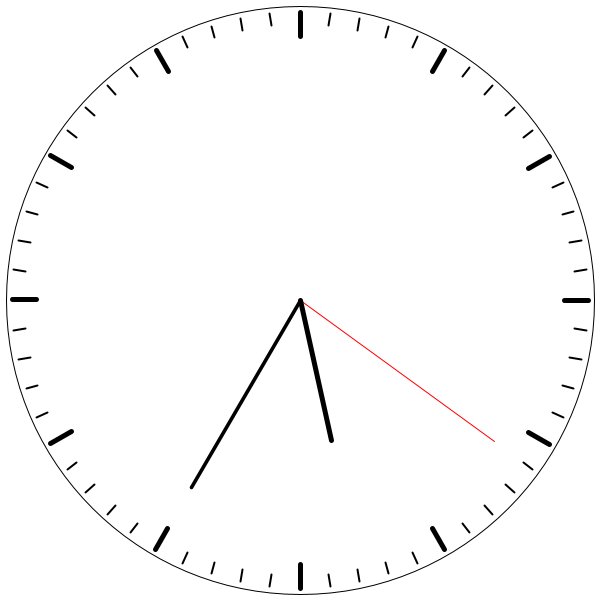
Frame 1 (no input)
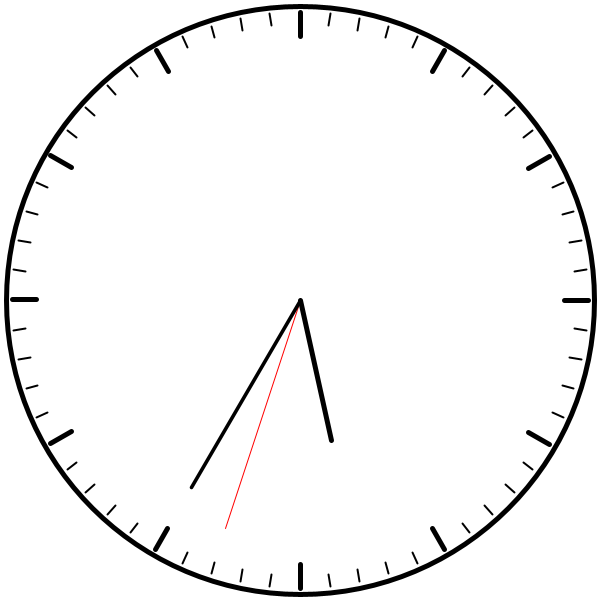
Frame 60 (the mouse pressed at the canvas centre just before this capture)
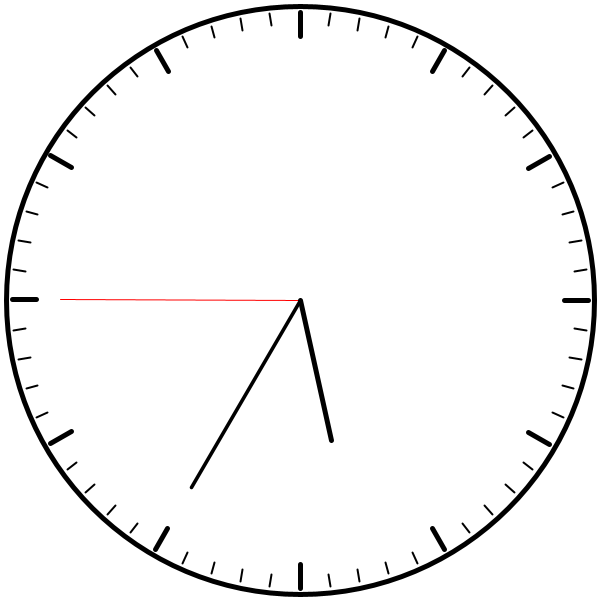
Frame 120 (the mouse held since frame 60 and released just before this capture)

The Processing sketch that drew these frames (run headless with seeded random() and noise(); from frame 60 on, the mouse is pressed at the canvas centre):

// Processing sketch: Clock
// ── Clock.pde
void setup()
{
  size(600, 600);
  frameRate(5);
}

void hand(float angle, float length, float thickness)
{
  float x = length * cos(angle * 2 * PI / 360.0);
  float y = length * sin(angle * 2 * PI / 360.0);
  strokeWeight(thickness);
  line(width / 2, height / 2, width / 2 + x, height / 2 - y);
}

void dash(float angle, float r1, float r2, float thickness)
{
  float x = cos(angle * 2 * PI / 360.0);
  float y = sin(angle * 2 * PI / 360.0);
  strokeWeight(thickness);
  line(width / 2 + x * r1, height / 2 - y * r1, width / 2 + x * r2, height / 2 - y * r2);
}
  
void clockFace()
{
  circle(width / 2, height / 2, width * 0.98);
  
  // Striche am Rand des Ziffernblatts
  for(int i = 0; i < 60; i++)
  {
    float angle = 90 - 360.0 * i / 60.0;
    if(i % 5 == 0)
    {
      dash(angle, width * 0.44, width * 0.48, 5);
    }
    else
    {
      dash(angle, width * 0.46, width * 0.48, 2);
    }
  }
}

void draw()
{
  background(255);
  float phi_s = 90.0 - 360.0 * second() / 60.0;
  float phi_m = 90.0 - 360.0 * minute() / 60.0;
  float phi_h = 90.0 - 360.0 * ( hour() / 12.0 + minute() / 720.0 );
  
  clockFace();
    
  stroke(255, 0, 0);
  hand(phi_s, width * 0.4, 1.0);
  stroke(0);
  hand(phi_m, width * 0.36, 3.6);
  hand(phi_h, width * 0.24, 5.0);
} 
